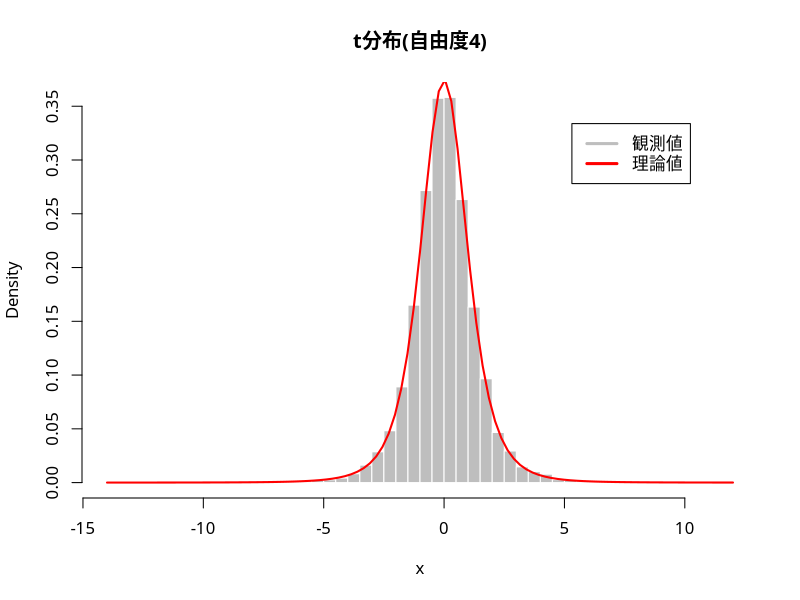

Recreate this plot in R.
### t分布
set.seed(6789) # 乱数のシード値を指定
rt(10, df=1) # 自由度1のt分布(10個)
## 0から大きく離れた値が現れている(裾が重い)
mean(rt(10000, df=1))
## 自由度1のt分布は平均が"ない"ため大数の法則が成立しない
## 統計的性質の確認
nu <- 4
x <- rt(10000, df=nu)
mean(x) # 0に近い(大数の法則)
par(family="HiraginoSans-W4") # 日本語フォントの指定
hist(x, breaks=50, freq=FALSE, # 密度表示
     col="gray", border="white", 
     main=paste0("t分布(自由度",nu,")")) 
curve(dt(x, df=nu), # 確率密度関数(理論)
      add=TRUE, col="red", lwd=2) 
legend("topright", inset=0.1,
       legend=c("観測値", "理論値"), 
       col=c("gray", "red"), lwd=3)
## 0から大きく離れた値が現れている(裾が重い)
